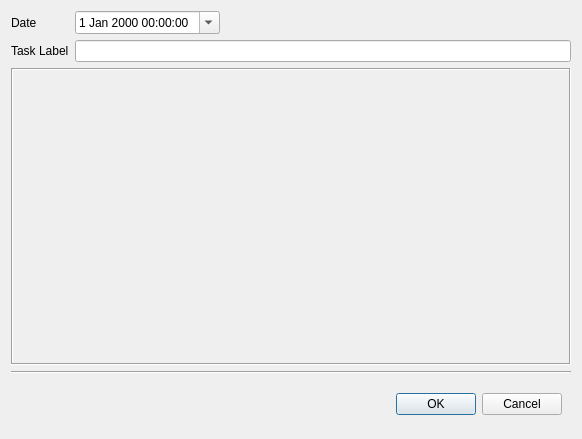
<?xml version="1.0" encoding="UTF-8"?>
<ui version="4.0">
 <class>DialogTask</class>
 <widget class="QDialog" name="DialogTask">
  <property name="geometry">
   <rect>
    <x>0</x>
    <y>0</y>
    <width>582</width>
    <height>439</height>
   </rect>
  </property>
  <property name="windowTitle">
   <string>New Task</string>
  </property>
  <property name="windowIcon">
   <iconset resource="../icons.qrc">
    <normaloff>:/std/icons/icons8-tasks-16.png</normaloff>:/std/icons/icons8-tasks-16.png</iconset>
  </property>
  <layout class="QVBoxLayout" name="verticalLayout_2">
   <item>
    <layout class="QGridLayout" name="gridLayout">
     <item row="2" column="0" colspan="2">
      <widget class="QFrame" name="frame">
       <property name="frameShape">
        <enum>QFrame::Box</enum>
       </property>
       <property name="frameShadow">
        <enum>QFrame::Sunken</enum>
       </property>
       <layout class="QVBoxLayout" name="verticalLayout">
        <property name="leftMargin">
         <number>0</number>
        </property>
        <property name="topMargin">
         <number>0</number>
        </property>
        <property name="rightMargin">
         <number>0</number>
        </property>
        <property name="bottomMargin">
         <number>0</number>
        </property>
        <item>
         <widget class="RtfEditor" name="editor" native="true">
          <property name="minimumSize">
           <size>
            <width>0</width>
            <height>200</height>
           </size>
          </property>
         </widget>
        </item>
       </layout>
      </widget>
     </item>
     <item row="1" column="1">
      <widget class="QLineEdit" name="lineEditLabel"/>
     </item>
     <item row="0" column="1">
      <widget class="QDateTimeEdit" name="dateTimeEdit">
       <property name="sizePolicy">
        <sizepolicy hsizetype="Fixed" vsizetype="Fixed">
         <horstretch>0</horstretch>
         <verstretch>0</verstretch>
        </sizepolicy>
       </property>
       <property name="calendarPopup">
        <bool>true</bool>
       </property>
      </widget>
     </item>
     <item row="1" column="0">
      <widget class="QLabel" name="label">
       <property name="text">
        <string>Task Label</string>
       </property>
      </widget>
     </item>
     <item row="0" column="0">
      <widget class="QLabel" name="label_2">
       <property name="text">
        <string>Date</string>
       </property>
      </widget>
     </item>
    </layout>
   </item>
   <item>
    <widget class="Line" name="line">
     <property name="orientation">
      <enum>Qt::Horizontal</enum>
     </property>
    </widget>
   </item>
   <item>
    <widget class="QWidget" name="widget" native="true">
     <property name="maximumSize">
      <size>
       <width>16777215</width>
       <height>48</height>
      </size>
     </property>
     <layout class="QHBoxLayout" name="horizontalLayout">
      <property name="leftMargin">
       <number>1</number>
      </property>
      <item>
       <spacer name="horizontalSpacer">
        <property name="orientation">
         <enum>Qt::Horizontal</enum>
        </property>
        <property name="sizeHint" stdset="0">
         <size>
          <width>40</width>
          <height>20</height>
         </size>
        </property>
       </spacer>
      </item>
      <item>
       <widget class="QPushButton" name="pushButtonOK">
        <property name="text">
         <string>OK</string>
        </property>
        <property name="icon">
         <iconset resource="../icons.qrc">
          <normaloff>:/std/icons/disk.png</normaloff>:/std/icons/disk.png</iconset>
        </property>
        <property name="default">
         <bool>true</bool>
        </property>
        <property name="flat">
         <bool>false</bool>
        </property>
       </widget>
      </item>
      <item>
       <widget class="QPushButton" name="pushButtonCancel">
        <property name="text">
         <string>Cancel</string>
        </property>
        <property name="autoDefault">
         <bool>false</bool>
        </property>
       </widget>
      </item>
     </layout>
    </widget>
   </item>
  </layout>
 </widget>
 <customwidgets>
  <customwidget>
   <class>RtfEditor</class>
   <extends>QWidget</extends>
   <header>widgets/rtfeditor.h</header>
   <container>1</container>
  </customwidget>
 </customwidgets>
 <resources>
  <include location="../icons.qrc"/>
 </resources>
 <connections/>
</ui>
